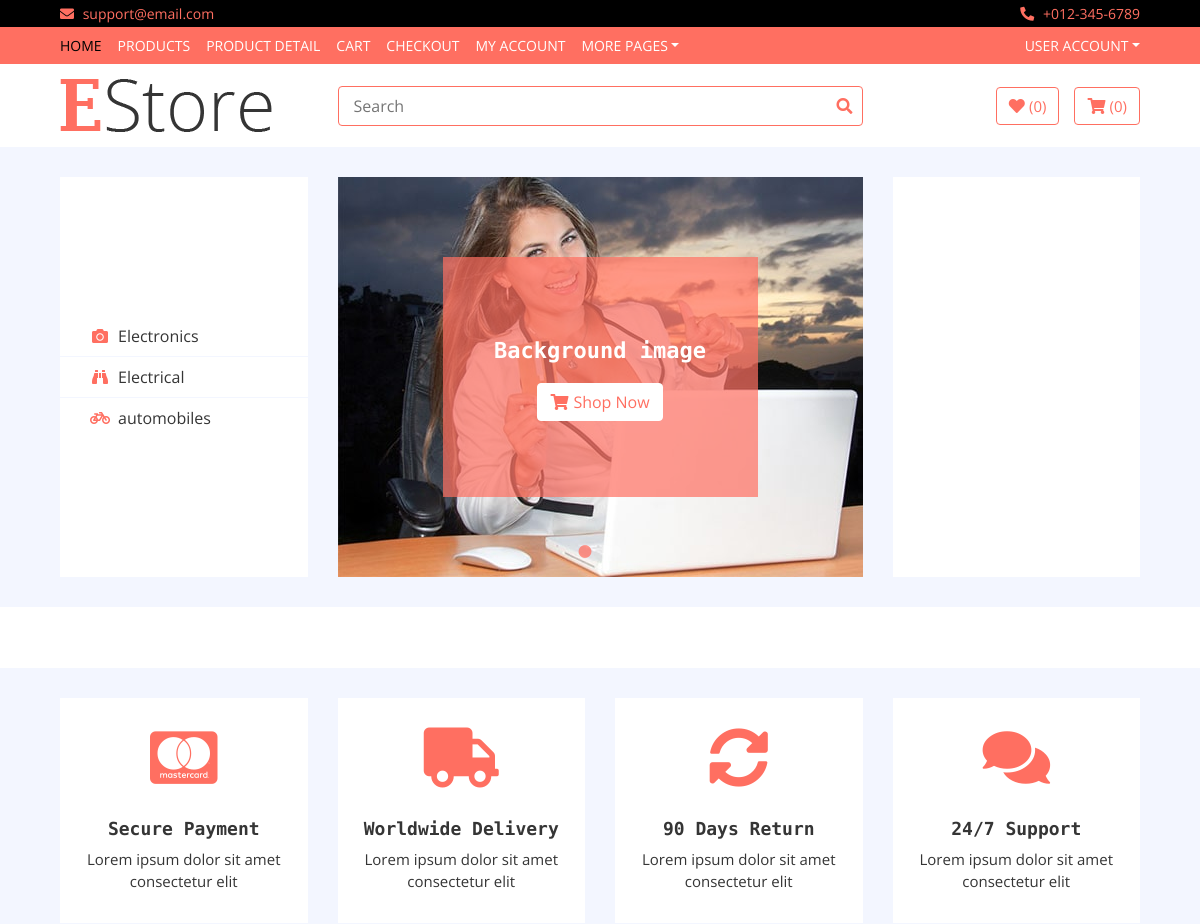
/ (upper part), run on an earlier commit of the app's database.
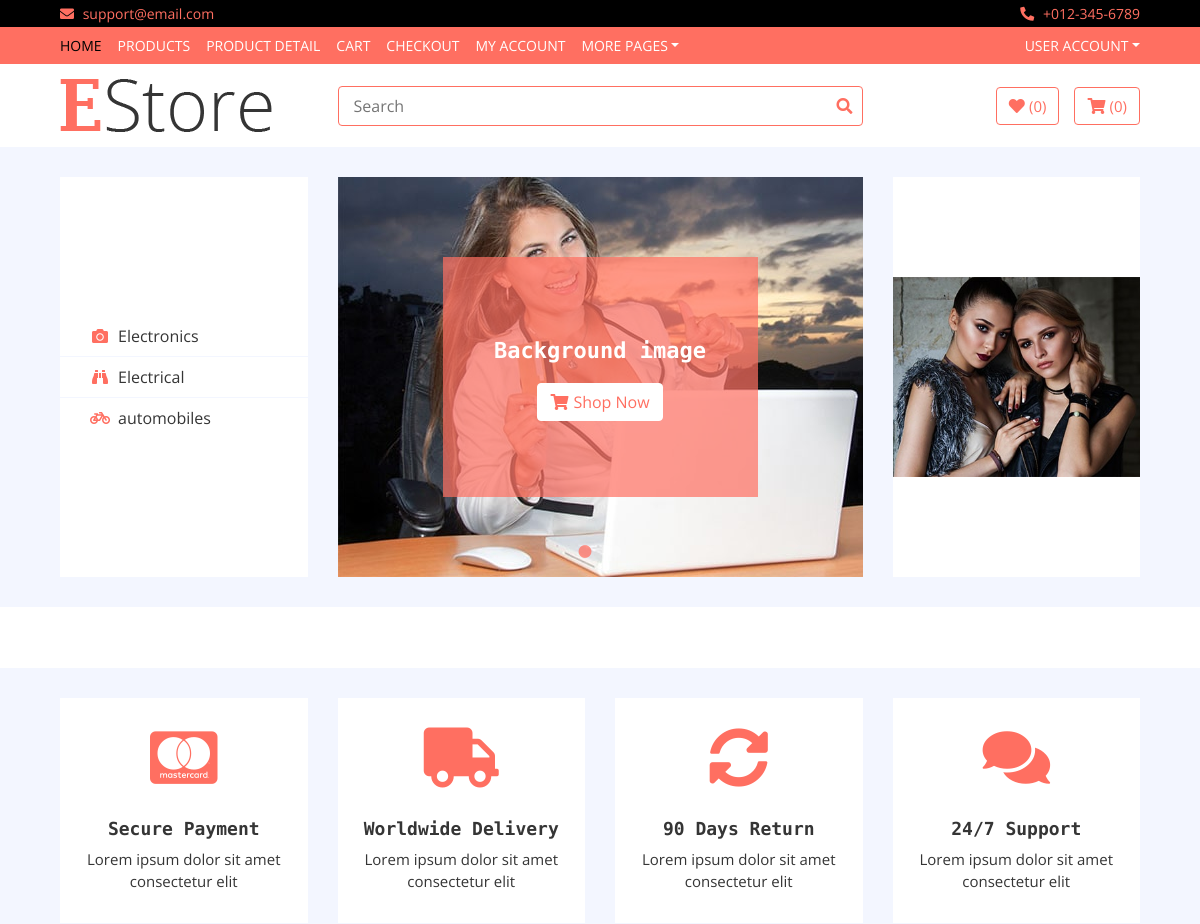
And on a later commit of the database.
### home/models.py (models this page shows, shortened)
class Category(models.Model):
    name = models.CharField(max_length=200)
    logo = models.CharField(max_length=200, blank=True)
    slug = models.CharField(max_length=500, unique=True)

class Slider(models.Model):
    name = models.CharField(max_length=500)
    image = models.ImageField(upload_to='media')
    description = models.TextField(blank=True)
    rank = models.IntegerField()
    url = models.URLField(blank=True, max_length=500)

class Ad(models.Model):
    name = models.CharField(max_length=500)
    image = models.ImageField(upload_to='media')
    description = models.TextField()
    rank = models.IntegerField()

### home/views.py (the view)
# urls.py: path('', HomeView.as_view(), name='home'),
class HomeView(Base):
    def get(self, request):
        self.views['categories'] = Category.objects.all()
        self.views['brands'] = Brand.objects.all()
        self.views['sliders'] = Slider.objects.all()
        self.views['reviews'] = CustomerReview.objects.all()
        self.views['hots'] = Product.objects.filter(labels='hot')
        self.views['news'] = Product.objects.filter(labels='new')
        self.views['ads'] = Ad.objects.all()
        return render(request, 'index.html', self.views)

### templates/index.html (shortened to what the changed rows need)
{% extends 'base.html' %}
{% load static %}
{% block content %}
        <div class="header">
            <div class="container-fluid">
                <div class="row">
                    <div class="col-md-3">
                        <nav class="navbar bg-light">
                            <ul class="navbar-nav">
                                {% for cat in categories %}
                                <li class="nav-item">
                                    <a class="nav-link" href="/category/{{cat.slug}}"><i class="fa fa-{{cat.logo}}"></i>{{cat.name}}</a>
                                </li>
                                {% endfor %}
                            </ul>
                        </nav>
                    </div>
                    <div class="col-md-6">
                        <div class="header-slider normal-slider">
                            {% for slider in sliders%}
                            <div class="header-slider-item">
                                <img src="{{slider.image.url}}"  alt="Slider Image" />
                                <div class="header-slider-caption">
                                    <p>Background image </p>
                                    <a class="btn" href=""><i class="fa fa-shopping-cart"></i>Shop Now</a>
                                </div>
                            </div>
                            {% endfor %}
                        </div>
                    </div>
                    <div class="col-md-3">
                        <div class="header-img">
                            {% for ad in ads %}
                            {% if ad.rank == 1 %}
                            <div class="img-item">
                                <img src="{{ad.image.url}}" />
                            </div>
                            {% endif %}
                            {% endfor %}
                        </div>
                    </div>
                </div>
            </div>
        </div>
        <div class="feature">
            <div class="container-fluid">
                <div class="row align-items-center">
                    <div class="col-lg-3 col-md-6 feature-col">
                        <div class="feature-content">
                            <h2>Secure Payment</h2>
                        </div>
                    </div>
                    <div class="col-lg-3 col-md-6 feature-col">
                        <div class="feature-content">
                            <h2>Worldwide Delivery</h2>
                        </div>
                    </div>
                    <div class="col-lg-3 col-md-6 feature-col">
                        <div class="feature-content">
                            <h2>90 Days Return</h2>
                        </div>
                    </div>
                    <div class="col-lg-3 col-md-6 feature-col">
                        <div class="feature-content">
                            <h2>24/7 Support</h2>
                        </div>
                    </div>
                </div>
            </div>
        </div>
{% endblock %}

What changed in the data, as far as the page shows it:
added Ad: image (picture)
